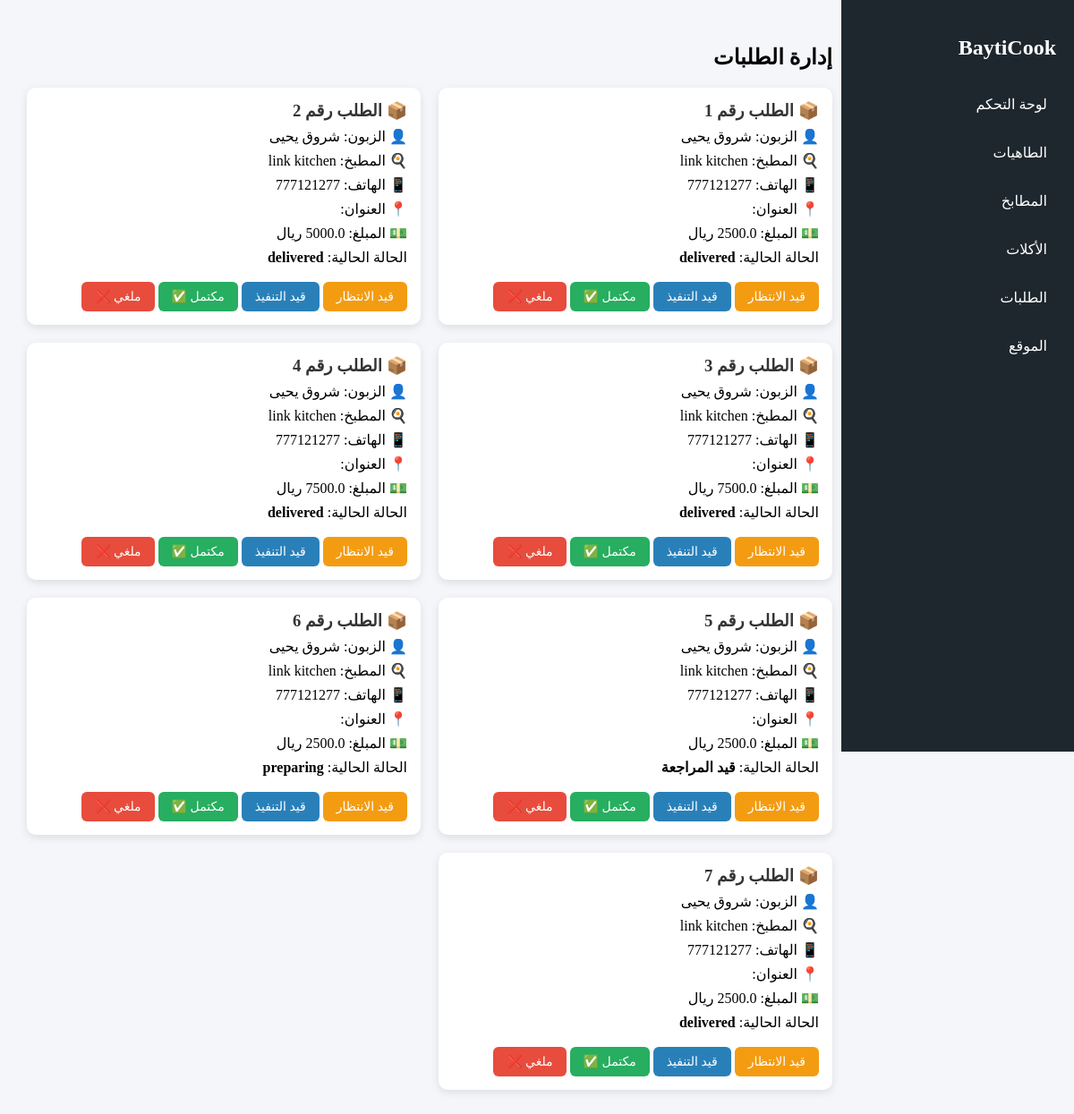
Page /admin/orders on the committed database.
### app/models/order_model.py (models this page shows, shortened)
class Order(db.Model):
    __tablename__ = "orders"
    id = db.Column(db.Integer, primary_key=True, autoincrement=True)
    user_id = db.Column(db.Integer, db.ForeignKey("users.id"), nullable=False)
    user = db.relationship("User", back_populates="orders", foreign_keys=[user_id])
    customer_id = db.Column(db.Integer, db.ForeignKey("users.id"))
    customer = db.relationship("User", back_populates="customer_orders", foreign_keys=[customer_id])
    customer_name = db.Column(db.String(150))
    date = db.Column(db.DateTime, default=datetime.utcnow)
    total_price = db.Column(db.Float, nullable=False)
    status = db.Column(db.String(50), default="new")
    payment_method = db.Column(db.String(20), default="cash")
    proof_image = db.Column(db.String(200))
    kitchen_id = db.Column(db.Integer, db.ForeignKey("kitchens.id"), nullable=False)
    kitchen = db.relationship("Kitchen", backref="orders")
    order_items = db.relationship("OrderItem", back_populates="order", cascade="all, delete-orphan")

### app/models/user_model.py (models this page shows, shortened)
class User(db.Model):
    __tablename__ = "users"
    id = db.Column(db.Integer, primary_key=True, autoincrement=True)
    name = db.Column(db.String(100), nullable=False)
    email = db.Column(db.String(120), unique=True, nullable=True)
    phone = db.Column(db.String(20), unique=True, nullable=False)
    password_hash = db.Column(db.String(200), nullable=False)
    role = db.Column(db.String(20), nullable=False, default="customer")
    status = db.Column(db.String(20), default="pending")
    created_at = db.Column(db.DateTime, default=datetime.utcnow)
    kitchen = db.relationship("Kitchen", backref="user", uselist=False)
    orders = db.relationship(
        "Order",
        back_populates="user",
        foreign_keys="Order.user_id",
        cascade="all, delete-orphan"
    )
    customer_orders = db.relationship(
        "Order",
        back_populates="customer",
        foreign_keys="Order.customer_id"
    )

### app/models/kitchen_model.py (models this page shows, shortened)
class Kitchen(db.Model):
    __tablename__ = "kitchens"
    id = db.Column(db.Integer, primary_key=True, autoincrement=True)
    user_id = db.Column(db.Integer, db.ForeignKey("users.id"))
    kitchen_name = db.Column(db.String(150), nullable=False)
    kitchen_logo = db.Column(db.String(255))   # صورة شعار المطبخ
    bank_account_name = db.Column(db.String(150))
    bank_account_number = db.Column(db.String(100))
    chef_name = db.Column(db.String(150))   # اسم الطاهية
    chef_phone = db.Column(db.String(50))   # رقم الطاهية
    status = db.Column(db.String(20), default="pending")
    created_at = db.Column(db.TIMESTAMP, server_default=db.func.current_timestamp())
    featured = db.Column(db.Integer, default=0)  # 0 = عادي، 1 = مميز
    is_open = db.Column(db.Integer, default=1)   # 1 = مفتوح، 0 = مغلق
    location = db.Column(db.String(150))
    address = db.Column(db.String(255))  # أدق من location
    description = db.Column(db.Text)
    meals = db.relationship("Meal", back_populates="kitchen", cascade="all, delete-orphan")

### app/routes/admin_routes.py (the view)
@admin.route("/admin/orders")
def admin_order():
    orders = Order.query.all()
    return render_template("admin/orders.html", orders=orders)

### app/templates/admin/orders.html (shortened to what this page needs)
<!DOCTYPE html>
<html lang="ar" dir="rtl">
<head>
</head>
<body>
<div class="sidebar">
<h2>BaytiCook</h2>
<a href="{{ url_for('admin.admin_dashboard') }}">لوحة التحكم</a>
<a href="{{ url_for('admin.admin_chefs') }}">الطاهيات</a>
<a href="{{ url_for('admin.kitchens') }}">المطابخ</a>
<a href="{{ url_for('admin.admin_meals') }}">الأكلات</a>
<a href="{{ url_for('admin.admin_order') }}">الطلبات</a>
<a href="/">الموقع</a>
</div>
<div class="content">
<h2>إدارة الطلبات</h2>
<div class="grid">
{% for order in orders %}
<div class="card">
  <h3>📦 الطلب رقم {{ order.id }}</h3>
  <p>👤 الزبون: {{ order.user.name if order.user else "غير معروف" }}</p>
  <p>🍳 المطبخ: {{ order.kitchen.kitchen_name if order.kitchen else "-" }}</p>
  <p>📱 الهاتف: {{ order.user.phone if order.user else "-" }}</p>
  <p>📍 العنوان: {{ order.address }}</p>
  <p>💵 المبلغ: {{ order.total_price }} ريال</p>
  <p>الحالة الحالية: <strong>{{ order.status }}</strong></p>
  <a class="btn pending" href="{{ url_for('admin.update_order_status', order_id=order.id, status='pending') }}">قيد الانتظار</a>
  <a class="btn processing" href="{{ url_for('admin.update_order_status', order_id=order.id, status='processing') }}">قيد التنفيذ</a>
  <a class="btn completed" href="{{ url_for('admin.update_order_status', order_id=order.id, status='completed') }}">مكتمل ✅</a>
  <a class="btn cancelled" href="{{ url_for('admin.update_order_status', order_id=order.id, status='cancelled') }}">ملغي ❌</a>
</div>
{% endfor %}
</div>
</div>
</body>
</html>

### app/templates/admin/orders.html (style rules this page uses)
body { margin:0; font-family:Tahoma; background:#f5f6fa; direction:rtl; display:flex; }
.sidebar { width:220px; background:#1e272e; color:white; height:100vh; padding:20px; position:fixed; right:0; top:0; }
.sidebar h2 { margin-bottom:30px; }
.sidebar a { display:block; color:white; text-decoration:none; margin:15px 0; padding:10px; border-radius:6px; }
.content { margin-right:240px; padding:30px; width:100%; }
.grid { display:grid; grid-template-columns:repeat(auto-fill,minmax(300px,1fr)); gap:20px; }
.card { background:white; padding:15px; border-radius:10px; box-shadow:0 3px 10px rgba(0,0,0,0.1); }
.card h3 { margin:0; color:#333; }
.card p { margin:8px 0; }
.btn { display:inline-block; margin-top:10px; padding:8px 15px; border-radius:6px; color:white; text-decoration:none; font-size:14px; }
.pending { background:#f39c12; }
.processing { background:#2980b9; }
.completed { background:#27ae60; }
.cancelled { background:#e74c3c; }

### rows in the picture
Order: id "1", user "شروق يحيى", kitchen "link kitchen", user "777121277", status "delivered"
Order: id "2", user "شروق يحيى", kitchen "link kitchen", user "777121277", status "delivered"
Order: id "3", user "شروق يحيى", kitchen "link kitchen", user "777121277", status "delivered"
Order: id "4", user "شروق يحيى", kitchen "link kitchen", user "777121277", status "delivered"
Order: id "5", user "شروق يحيى", kitchen "link kitchen", user "777121277", status "قيد المراجعة"
Order: id "6", user "شروق يحيى", kitchen "link kitchen", user "777121277", status "preparing"
Order: id "7", user "شروق يحيى", kitchen "link kitchen", user "777121277", status "delivered"
